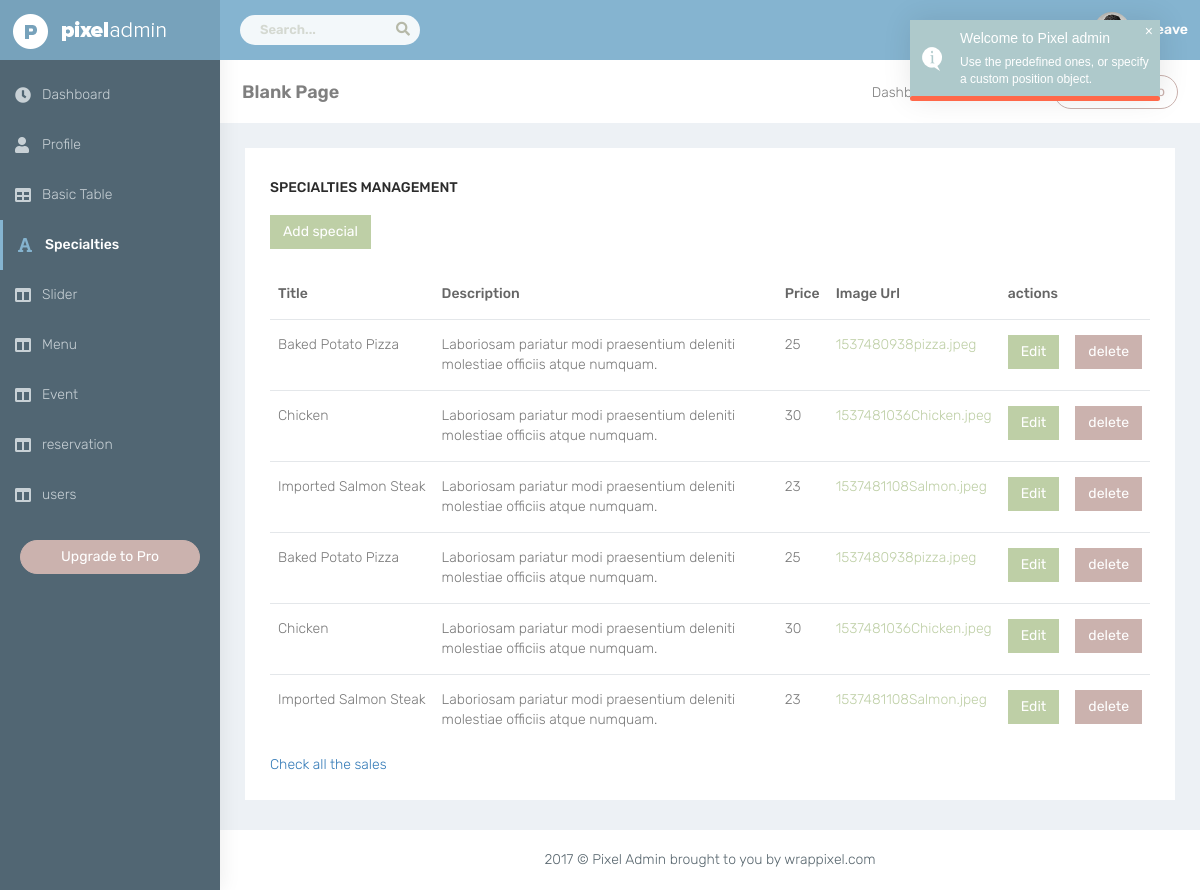
The page /admin/specialties.php on the database its author committed.
### tables this page shows
CREATE TABLE `specialites` (
  `id` int(11) NOT NULL,
  `title` text NOT NULL,
  `description` text NOT NULL,
  `price` double NOT NULL,
  `image_url` text NOT NULL,
  `status` int(11) NOT NULL
);

### classes/model.php (called while the page is built, shortened)
<?php
class model extends DB{
    public static function all(){
        $a = new static;
        $sql = "SELECT * FROM `$a->table`";
        $data = $a->fetch($sql);
        return $data;
    }
}
?>

### classes/DB.php (called while the page is built, shortened)
<?php
class DB{
    private $host    = HOST;
    private $user    = USER;
    private $pass    = PASS;
    private $db_name = DB_NAME;
    protected static $connect;
    public function connect(){
        if(!self::$connect){
            self::$connect = mysqli_connect($this->host , $this->user , $this->pass , $this->db_name);
        }
        return self::$connect;
    }
    public function query($sql){
        $con = $this->connect();
        $res = mysqli_query($con , $sql);
        return $res;
    }
    public function fetch($sql){
        $data = [];
        $res = $this->query($sql);
        if(mysqli_num_rows($res) > 0){
            while ($row = mysqli_fetch_assoc($res)){
                $a = new static;
                foreach($row as $key => $val){
                    $a->$key = $val;
                }
                $data[]= $a;
            }
        }
       return $data;
    }
}
?>

### admin/specialties.php (the view, shortened to what this page needs)
<?php
include "header.php";
$specialties = special::all();
?>
    <div id="page-wrapper">
        <div class="container-fluid">
            <div class="row bg-title">
                <div class="col-lg-3 col-md-4 col-sm-4 col-xs-12">
                    <h4 class="page-title">Blank Page </h4> </div>
                <div class="col-lg-9 col-sm-8 col-md-8 col-xs-12"> <a href="http://wrappixel.com/templates/pixeladmin/" target="_blank" class="btn btn-danger pull-right m-l-20 btn-rounded btn-outline hidden-xs hidden-sm waves-effect waves-light">Upgrade to Pro</a>
                    <ol class="breadcrumb">
                        <li><a href="#">Dashboard</a></li>
                        <li class="active">Blank Page</li>
                    </ol>
                </div>
            </div>
            <div class="row">
                <div class="col-md-12">
                    <div class="white-box">
                        <h3 class="box-title">Specialties Management</h3>
                        <button class="btn btn-success" data-toggle="modal" data-target="#myModal">Add special</button>
                            <br>
                            <br>
                            <div class="table-responsive">
                                <table class="table ">
                                    <thead>
                                        <tr>
                                            <th>Title</th>
                                            <th>Description</th>
                                            <th>Price</th>
                                            <th>Image Url</th>
                                            <th>actions</th>
                                        </tr>
                                    </thead>
                                    <tbody>
                                        <?php
                                            foreach ($specialties as $special) {
                                            if(isset($special))
                                            {
                                        ?>
                                        <tr>
                                            <td class="txt-oflo"><?php echo $special->title; ?></td>
                                            <td><?php echo $special->description ;?></td>
                                            <td class="txt-oflo"><?php echo $special->price ;?></td>
                                            <td><span class="text-success"><?php echo $special->image_url;?></span></td>
                                            <td><button value="<?php echo $special->id ;?>" class="btn btn-success" style="margin-left:0 !important">Edit</button></td>
                                            <td><a href="<?php echo"data_process.php?deletespec=".$special->id ;?>" value="<?php echo $special->id ;?>" class="btn btn-danger" style="margin:0 !important">delete</button></td>
                                        </tr>
                                        <?php }} ?>
                                    </tbody>
                                </table> <a href="#">Check all the sales</a> </div>
                        </div>
            </div>
        </div>
        <?php
            include "footer.php";
        ?>

### admin/header.php (shortened to what this page needs)
<!DOCTYPE html>
<html lang="en">
<head>
    <link href="bootstrap/dist/css/bootstrap.min.css" rel="stylesheet">
    <link href="../plugins/bower_components/sidebar-nav/dist/sidebar-nav.min.css" rel="stylesheet">
    <link href="../plugins/bower_components/toast-master/css/jquery.toast.css" rel="stylesheet">
    <link href="../plugins/bower_components/morrisjs/morris.css" rel="stylesheet">
    <link href="css/animate.css" rel="stylesheet">
    <link href="css/style.css" rel="stylesheet">
    <link href="css/colors/blue-dark.css" id="theme" rel="stylesheet">
    <link rel="stylesheet" href="https://use.fontawesome.com/releases/v5.3.1/css/all.css">
</head>
<body>
    <div id="wrapper">
        <nav class="navbar navbar-default navbar-static-top m-b-0">
            <div class="navbar-header"> <a class="navbar-toggle hidden-sm hidden-md hidden-lg " href="javascript:void(0)" data-toggle="collapse" data-target=".navbar-collapse"><i class="fa fa-bars"></i></a>
                <div class="top-left-part"><a class="logo" href="index.php"><b><img src="../plugins/images/pixeladmin-logo.png" alt="home" /></b><span class="hidden-xs"><img src="../plugins/images/pixeladmin-text.png" alt="home" /></span></a></div>
                <ul class="nav navbar-top-links navbar-left m-l-20 hidden-xs">
                    <li>
                        <form role="search" class="app-search hidden-xs">
                            <input type="text" placeholder="Search..." class="form-control"> <a href=""><i class="fa fa-search"></i></a>
                        </form>
                    </li>
                </ul>
                <ul class="nav navbar-top-links navbar-right pull-right">
                    <li>
                        <a class="profile-pic" href="index.php"> <img src="../plugins/images/users/varun.jpg" alt="user-img" width="36" class="img-circle"><b class="hidden-xs">Steave</b> </a>
                    </li>
                </ul>
            </div>
        </nav>
        <div class="navbar-default sidebar" role="navigation">
            <div class="sidebar-nav navbar-collapse slimscrollsidebar">
                <ul class="nav" id="side-menu">
                    <li style="padding: 10px 0 0;">
                        <a href="#" class="waves-effect"><i class="fa fa-clock-o fa-fw" aria-hidden="true"></i><span class="hide-menu">Dashboard</span></a>
                    </li>
                    <li>
                        <a href="profile.html" class="waves-effect"><i class="fa fa-user fa-fw" aria-hidden="true"></i><span class="hide-menu">Profile</span></a>
                    </li>
                    <li>
                        <a href="basic-table.html" class="waves-effect"><i class="fa fa-table fa-fw" aria-hidden="true"></i><span class="hide-menu">Basic Table</span></a>
                    </li>
                    <li>
                        <a href="specialties.php" class="waves-effect"><i class="fa fa-font fa-fw" aria-hidden="true"></i><span class="hide-menu">Specialties</span></a>
                    </li>
                    <li>
                        <a href="slider.php" class="waves-effect"><i class="fa fa-columns fa-fw" aria-hidden="true"></i><span class="hide-menu">Slider</span></a>
                    </li>
                    <li>
                        <a href="menu.php" class="waves-effect"><i class="fa fa-columns fa-fw" aria-hidden="true"></i><span class="hide-menu">Menu</span></a>
                    </li>
                    <li>
                        <a href="event.php" class="waves-effect"><i class="fa fa-columns fa-fw" aria-hidden="true"></i><span class="hide-menu">Event</span></a>
                    </li>
                    <li>
                        <a href="reservation.php" class="waves-effect"><i class="fa fa-columns fa-fw" aria-hidden="true"></i><span class="hide-menu">reservation</span></a>
                    </li>
                    <li>
                        <a href="user.php" class="waves-effect"><i class="fa fa-columns fa-fw" aria-hidden="true"></i><span class="hide-menu">users</span></a>
                    </li>
                </ul>
                <div class="center p-20">
                    <span class="hide-menu"><a href="http://wrappixel.com/templates/pixeladmin/" target="_blank" class="btn btn-danger btn-block btn-rounded waves-effect waves-light">Upgrade to Pro</a></span>
                </div>
            </div>
        </div>

### admin/footer.php (shortened to what this page needs)
<footer class="footer text-center"> 2017 &copy; Pixel Admin brought to you by wrappixel.com </footer>
        </div>
    </div>
</body>
</html>

### admin/css/colors/blue-dark.css (style rules this page uses)
body { background:#516673 }
.top-left-part { background:rgba(0,0,0,0.1) }
.navbar-header { background:#85b4d0 }
.navbar-top-links>li>a { color:#ffffff }
.bg-title .breadcrumb .active { color:#85b4d0 }
.sidebar { background:#516673;box-shadow:1px 0 20px rgba(0,0,0,0.08) }
#side-menu li a { color:#c8d1d6 }
#side-menu li a { color:#c8d1d6;border-left:0 solid #516673 }
#side-menu>li>a.active { border-left:3px solid #85b4d0;color:#ffffff;font-weight:500 }
#side-menu>li>a.active i { color:#85b4d0 }

### rows shown on the page
specialites: title "Baked Potato Pizza", description "Laboriosam pariatur modi praesentium deleniti molestiae officiis atque numquam.", price "25", image_url "1537480938pizza.jpeg", $special->id 3 (drawn)
specialites: title "Chicken", description "Laboriosam pariatur modi praesentium deleniti molestiae officiis atque numquam.", price "30", image_url "1537481036Chicken.jpeg", $special->id 4 (drawn)
specialites: title "Imported Salmon Steak", description "Laboriosam pariatur modi praesentium deleniti molestiae officiis atque numquam.", price "23", image_url "1537481108Salmon.jpeg", $special->id 5 (drawn)
specialites: title "Baked Potato Pizza", description "Laboriosam pariatur modi praesentium deleniti molestiae officiis atque numquam.", price "25", image_url "1537480938pizza.jpeg", $special->id 6 (drawn)
specialites: title "Chicken", description "Laboriosam pariatur modi praesentium deleniti molestiae officiis atque numquam.", price "30", image_url "1537481036Chicken.jpeg", $special->id 7 (drawn)
specialites: title "Imported Salmon Steak", description "Laboriosam pariatur modi praesentium deleniti molestiae officiis atque numquam.", price "23", image_url "1537481108Salmon.jpeg", $special->id 8 (drawn)
